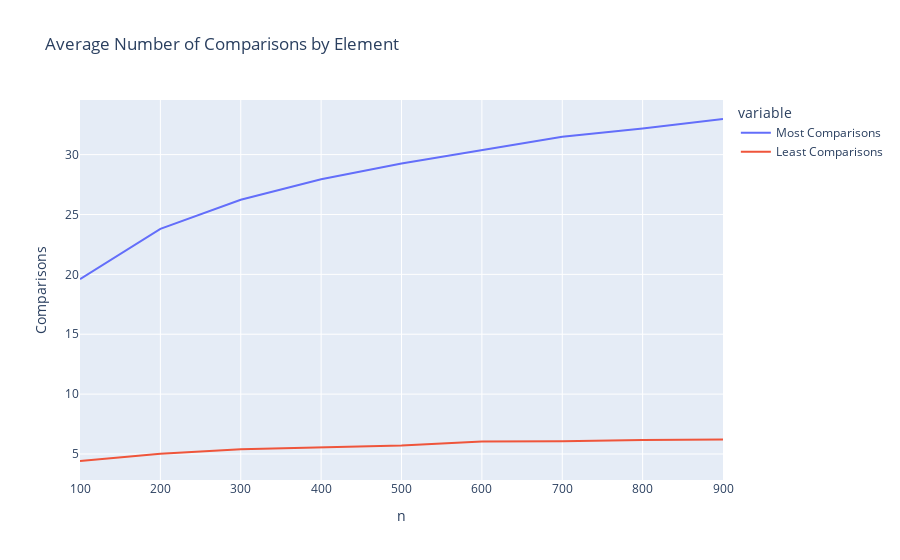

Notebook source saved alongside this figure:
### Code cell
df = pd.DataFrame(result)
df = df.set_index("n")
display(df)
px.line(df, title = "Average Number of Comparisons by Element", labels = {"value": "Comparisons"})

### Figure 1 — Plotly figure (JSON) as saved in the notebook; plotly's stock layout.template omitted (floating-point values rounded to 4 significant figures)
{"data": [{"hovertemplate": "variable=Most Comparisons<br>n=%{x}<br>Comparisons=%{y}<extra></extra>", "legendgroup": "Most Comparisons", "line": {"color": "#636efa", "dash": "solid"}, "marker": {"symbol": "circle"}, "mode": "lines", "name": "Most Comparisons", "orientation": "v", "showlegend": true, "type": "scatter", "x": [100, 200, 300, 400, 500, 600, 700, 800, 900], "xaxis": "x", "y": [19.61, 23.8, 26.24, 27.93, 29.26, 30.4, 31.5, 32.17, 32.97], "yaxis": "y"}, {"hovertemplate": "variable=Least Comparisons<br>n=%{x}<br>Comparisons=%{y}<extra></extra>", "legendgroup": "Least Comparisons", "line": {"color": "#EF553B", "dash": "solid"}, "marker": {"symbol": "circle"}, "mode": "lines", "name": "Least Comparisons", "orientation": "v", "showlegend": true, "type": "scatter", "x": [100, 200, 300, 400, 500, 600, 700, 800, 900], "xaxis": "x", "y": [4.414, 5.014, 5.392, 5.55, 5.718, 6.05, 6.068, 6.178, 6.212], "yaxis": "y"}], "layout": {"legend": {"title": {"text": "variable"}, "tracegroupgap": 0}, "title": {"text": "Average Number of Comparisons by Element"}, "xaxis": {"anchor": "y", "domain": [0, 1], "title": {"text": "n"}}, "yaxis": {"anchor": "x", "domain": [0, 1], "title": {"text": "Comparisons"}}}}
